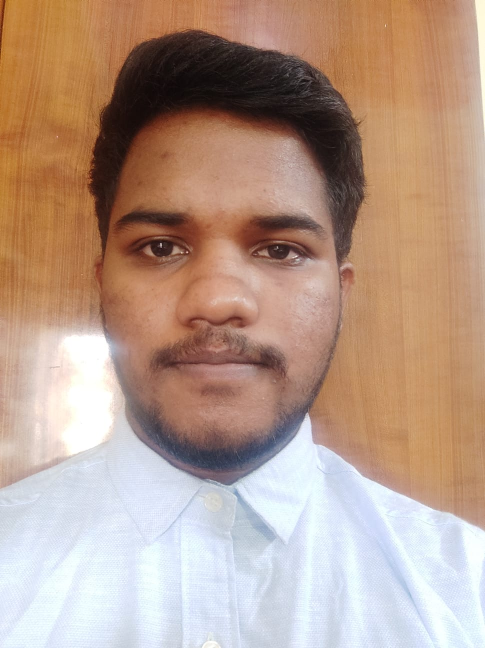
#> input picture openCV Tut/Photos/profilepic.jpg, 970 x 1296 px (shown at 1/2 size)
$ python 1_input_output.py
#> lines starting #> are read from the running program, lines starting #| are printed output that depends on the picture
import cv2 as cv
import os

# read image
img = cv.imread('Photos/profilepic.jpg', 0)
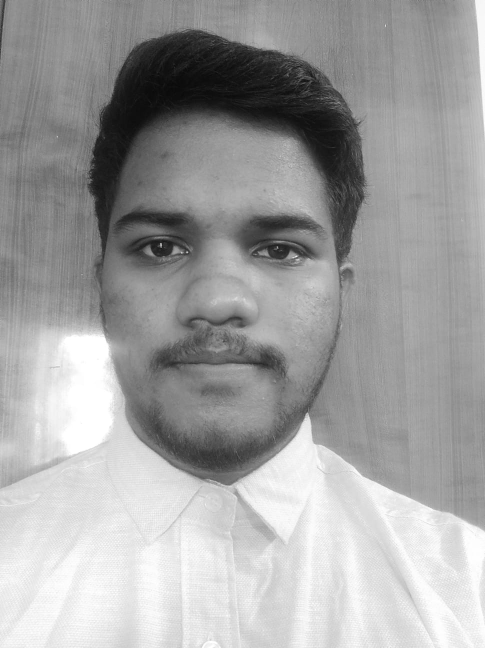
#> img: shape (1296, 970) (shown at 1/2 size); min 3, max 255, mean 161.5

# resize
# img = cv.resize(img, (400, 400))

# resizing using pixel
img = cv.resize(img, (0, 0), fx = 0.5, fy = 0.5)
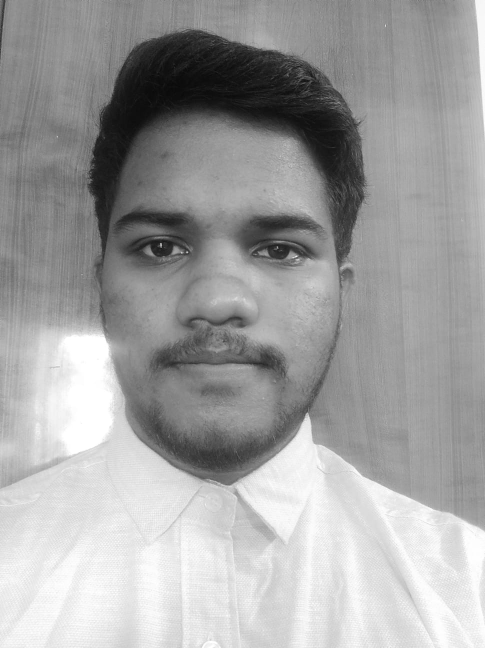
#> img: shape (648, 485); min 9, max 255, mean 161.6

# rotate
img = cv.rotate(img, cv.ROTATE_90_COUNTERCLOCKWISE)
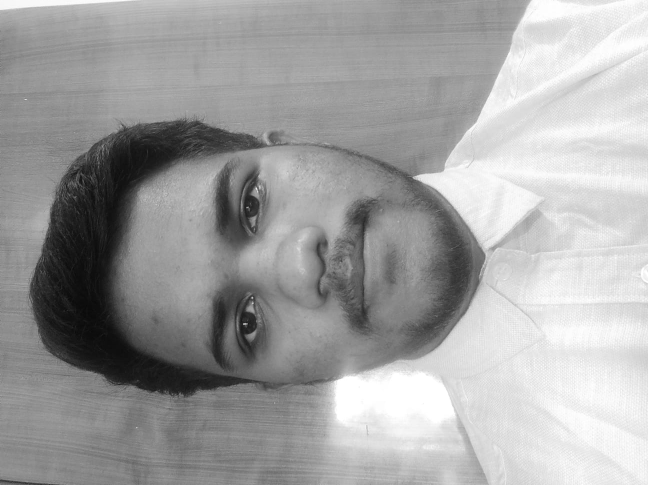
#> img: shape (485, 648); min 9, max 255, mean 161.6

# -1, cv2.IMREAD_COLOR : Loads a color image. Any transparency of image will be neglected. It is default flag.
# 0, cv2.IMREAD_GRAYSCALE : Loads image in grayscale mode
# 1, cv2.IMREAD_UNCHANGED : Loads image as such including alpha channel

# visualize image
cv.imshow('cat', img)
cv.waitKey(0)
cv.destroyAllWindows()
